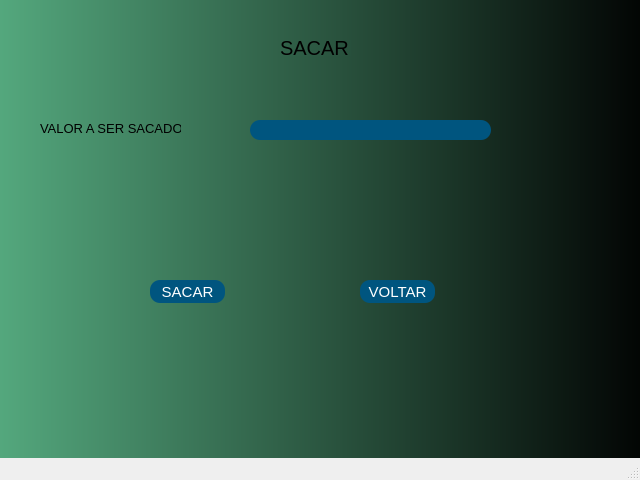
<?xml version="1.0" encoding="UTF-8"?>
<ui version="4.0">
 <class>MainWindow</class>
 <widget class="QMainWindow" name="MainWindow">
  <property name="geometry">
   <rect>
    <x>0</x>
    <y>0</y>
    <width>640</width>
    <height>480</height>
   </rect>
  </property>
  <property name="windowTitle">
   <string>MainWindow</string>
  </property>
  <widget class="QWidget" name="centralwidget">
   <widget class="QFrame" name="frame">
    <property name="geometry">
     <rect>
      <x>-10</x>
      <y>-30</y>
      <width>671</width>
      <height>511</height>
     </rect>
    </property>
    <property name="styleSheet">
     <string notr="true">background-color: qlineargradient(spread:pad, x1:0, y1:0, x2:1, y2:0, stop:0 rgba(85, 170, 127, 255), stop:1 rgba(0, 0, 0, 255));</string>
    </property>
    <property name="frameShape">
     <enum>QFrame::StyledPanel</enum>
    </property>
    <property name="frameShadow">
     <enum>QFrame::Raised</enum>
    </property>
    <widget class="QLabel" name="label">
     <property name="geometry">
      <rect>
       <x>290</x>
       <y>70</y>
       <width>71</width>
       <height>16</height>
      </rect>
     </property>
     <property name="font">
      <font>
       <pointsize>15</pointsize>
      </font>
     </property>
     <property name="styleSheet">
      <string notr="true">background-color:rgba(70, 135, 110, 5);</string>
     </property>
     <property name="text">
      <string>SACAR</string>
     </property>
    </widget>
    <widget class="QLabel" name="label_2">
     <property name="geometry">
      <rect>
       <x>50</x>
       <y>150</y>
       <width>141</width>
       <height>16</height>
      </rect>
     </property>
     <property name="font">
      <font>
       <pointsize>10</pointsize>
      </font>
     </property>
     <property name="styleSheet">
      <string notr="true">background-color:rgba(70, 135, 110, 5);</string>
     </property>
     <property name="text">
      <string>VALOR A SER SACADO</string>
     </property>
    </widget>
    <widget class="QLineEdit" name="lineEdit">
     <property name="geometry">
      <rect>
       <x>260</x>
       <y>150</y>
       <width>241</width>
       <height>20</height>
      </rect>
     </property>
     <property name="font">
      <font>
       <pointsize>10</pointsize>
      </font>
     </property>
     <property name="styleSheet">
      <string notr="true">QLineEdit{
background-color: rgb(0, 85, 127);
color: rgb(255, 255, 255);
border-radius:10px

}</string>
     </property>
    </widget>
    <widget class="QPushButton" name="pushButton">
     <property name="geometry">
      <rect>
       <x>160</x>
       <y>310</y>
       <width>75</width>
       <height>23</height>
      </rect>
     </property>
     <property name="font">
      <font>
       <pointsize>11</pointsize>
      </font>
     </property>
     <property name="cursor">
      <cursorShape>PointingHandCursor</cursorShape>
     </property>
     <property name="styleSheet">
      <string notr="true">QPushButton{
background-color: rgb(0, 85, 127);
color: rgb(255, 255, 255);
border-radius:10px

}

QPushButton:hover{
	background-color: rgb(255, 255, 255);
	color: rgb(0, 0, 0);
}</string>
     </property>
     <property name="text">
      <string>SACAR</string>
     </property>
    </widget>
    <widget class="QPushButton" name="pushButton_2">
     <property name="geometry">
      <rect>
       <x>370</x>
       <y>310</y>
       <width>75</width>
       <height>23</height>
      </rect>
     </property>
     <property name="font">
      <font>
       <pointsize>11</pointsize>
      </font>
     </property>
     <property name="cursor">
      <cursorShape>PointingHandCursor</cursorShape>
     </property>
     <property name="styleSheet">
      <string notr="true">QPushButton{
background-color: rgb(0, 85, 127);
color: rgb(255, 255, 255);
border-radius:10px

}

QPushButton:hover{
	background-color: rgb(255, 255, 255);
	color: rgb(0, 0, 0);
}</string>
     </property>
     <property name="text">
      <string>VOLTAR</string>
     </property>
    </widget>
   </widget>
  </widget>
  <widget class="QMenuBar" name="menubar">
   <property name="geometry">
    <rect>
     <x>0</x>
     <y>0</y>
     <width>640</width>
     <height>21</height>
    </rect>
   </property>
  </widget>
  <widget class="QStatusBar" name="statusbar"/>
 </widget>
 <resources/>
 <connections/>
</ui>
